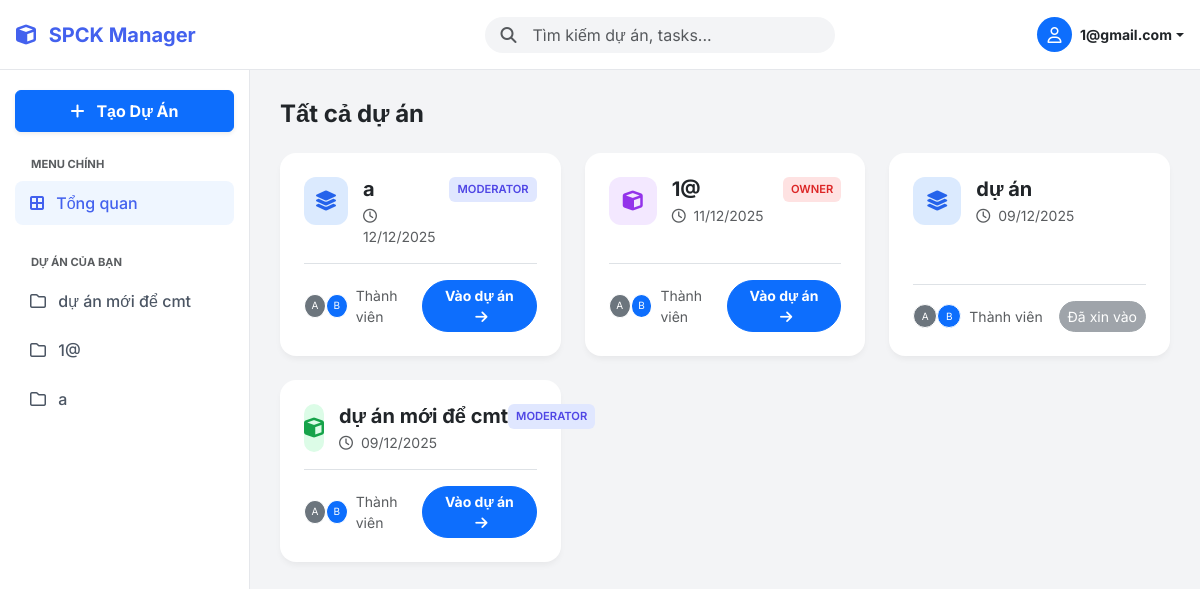
/dashboard.php (signed in), run on the app's committed database.
### tables this page shows
CREATE TABLE `projects` (
  `id` int NOT NULL,
  `title` varchar(255) NOT NULL,
  `description` text,
  `created_at` timestamp NOT NULL DEFAULT CURRENT_TIMESTAMP
);

### dashboard.php (the view, shortened to what this page needs)
<?php
require 'config.php';
$user_id = $_SESSION['user_id'];
$search_query = "";
$all_projects = [];
if (isset($_GET['q']) && !empty($_GET['q'])) {
    $search_query = trim($_GET['q']);
    $term = "%" . $search_query . "%";
    $stmt_search = $conn->prepare("SELECT * FROM projects WHERE title LIKE ? OR description LIKE ? ORDER BY created_at DESC");
    $stmt_search->bind_param("ss", $term, $term);
    $stmt_search->execute();
    $all_projects = $stmt_search->get_result()->fetch_all(MYSQLI_ASSOC);
} else {
    $all_projects = $conn->query("SELECT * FROM projects ORDER BY created_at DESC")->fetch_all(MYSQLI_ASSOC);
}
$stmt_my_pj = $conn->prepare("SELECT p.id, p.title FROM projects p JOIN project_members pm ON p.id = pm.project_id WHERE pm.user_id = ?");
$stmt_my_pj->bind_param("i", $user_id);
$stmt_my_pj->execute();
$my_projects_list = $stmt_my_pj->get_result()->fetch_all(MYSQLI_ASSOC);
$view_project_id = isset($_GET['view_project_id']) ? $_GET['view_project_id'] : null;
$projects_to_show = [];
if ($view_project_id) {
    $stmt_one = $conn->prepare("SELECT * FROM projects WHERE id = ?");
    $stmt_one->bind_param("i", $view_project_id);
    $stmt_one->execute();
    $res_one = $stmt_one->get_result();
    if($res_one->num_rows > 0) {
        $projects_to_show[] = $res_one->fetch_assoc();
    }
} else {
    $projects_to_show = $all_projects;
}
$my_roles = [];
$stmt = $conn->prepare("SELECT project_id, role FROM project_members WHERE user_id = ?");
$stmt->bind_param("i", $user_id);
$stmt->execute();
$res = $stmt->get_result();
while ($row = $res->fetch_assoc()) $my_roles[$row['project_id']] = strtolower(trim($row['role']));
$my_requests = [];
$stmt = $conn->prepare("SELECT project_id, status FROM project_requests WHERE user_id = ?");
$stmt->bind_param("i", $user_id);
$stmt->execute();
$res = $stmt->get_result();
while ($row = $res->fetch_assoc()) $my_requests[$row['project_id']] = $row['status'];
?>
<!DOCTYPE html>
<html lang="vi">
<head>
    <link href="https://cdn.jsdelivr.net/npm/bootstrap@5.3.0/dist/css/bootstrap.min.css" rel="stylesheet">
    <link rel="stylesheet" href="https://cdnjs.cloudflare.com/ajax/libs/font-awesome/6.4.0/css/all.min.css">
</head>
<body>
    <nav class="navbar fixed-top px-3">
        <div class="d-flex align-items-center">
            <a class="navbar-brand text-start" href="dashboard.php">
                <i class="fa-solid fa-cube me-2"></i> SPCK Manager
            </a>
        </div>
        <div class="search-bar d-none d-md-block mx-auto">
            <form action="dashboard.php" method="GET" class="position-relative">
                <i class="fa-solid fa-magnifying-glass position-absolute top-50 start-0 translate-middle-y ms-3 text-muted"></i>
                <input type="text" name="q" class="form-control rounded-pill ps-5"
                       placeholder="Tìm kiếm dự án, tasks..."
                       value="<?= htmlspecialchars($search_query) ?>">
            </form>
        </div>
        <div class="d-flex align-items-center gap-3">
            <div class="dropdown">
                <a href="#" class="d-flex align-items-center text-decoration-none text-dark dropdown-toggle" data-bs-toggle="dropdown">
                    <div class="bg-primary text-white rounded-circle d-flex align-items-center justify-content-center me-2" style="width: 35px; height: 35px;">
                        <i class="fa-regular fa-user"></i>
                    </div>
                    <span class="d-none d-sm-inline small fw-bold"><?= htmlspecialchars($_SESSION['user_email']) ?></span>
                </a>
            </div>
        </div>
    </nav>
    <nav class="sidebar">
        <div class="d-grid mb-4">
            <button class="btn btn-primary fw-bold py-2 shadow-sm" data-bs-toggle="modal" data-bs-target="#createProjectModal">
                <i class="fa-solid fa-plus me-2"></i> Tạo Dự Án
            </button>
        </div>
        <small class="text-uppercase text-muted fw-bold ps-3 mb-2 d-block" style="font-size: 0.7rem;">Menu Chính</small>
        <div class="nav flex-column mb-4">
            <a href="dashboard.php" class="nav-link <?= (!$view_project_id && $search_query == '') ? 'active' : '' ?>">
                <i class="fa-solid fa-border-all me-2"></i> Tổng quan
            </a>
        </div>
        <small class="text-uppercase text-muted fw-bold ps-3 mb-2 d-block" style="font-size: 0.7rem;">Dự án của bạn</small>
        <div class="nav flex-column">
            <?php foreach($my_projects_list as $mp): ?>
                <a class="nav-link <?= ($view_project_id == $mp['id']) ? 'active' : '' ?>" href="dashboard.php?view_project_id=<?= $mp['id'] ?>">
                    <i class="fa-regular fa-folder me-2"></i> <?= htmlspecialchars($mp['title']) ?>
                </a>
            <?php endforeach; ?>
        </div>
    </nav>
    <main class="main-content">
        <div class="d-flex justify-content-between align-items-center mb-4">
            <h4 class="fw-bold m-0 text-dark">
                <?php if($view_project_id): ?>
                    <a href="dashboard.php" class="text-muted text-decoration-none fw-normal">Dự án /</a> Chi tiết
                <?php elseif($search_query): ?>
                    Kết quả tìm kiếm: "<?= htmlspecialchars($search_query) ?>"
                <?php else: ?>
                    Tất cả dự án
                <?php endif; ?>
            </h4>
        </div>
        <?php if (empty($projects_to_show)): ?>
            <div class="text-center py-5 text-muted">
                <i class="fa-solid fa-magnifying-glass fa-2x mb-3 opacity-25"></i>
                <p>Không tìm thấy dự án nào.</p>
            </div>
        <?php else: ?>
            <?php if (!$view_project_id): ?>
                <div class="row g-4">
                    <?php foreach ($projects_to_show as $pj):
                        $pj_id = $pj['id'];
                        $my_role = $my_roles[$pj_id] ?? null;
                        $icon_bg = ($pj_id % 2 == 0) ? 'icon-blue' : (($pj_id % 3 == 0) ? 'icon-green' : 'icon-purple');
                        $icon_class = ($pj_id % 2 == 0) ? 'fa-layer-group' : 'fa-cube';
                        $badge_cls = match($my_role) {
                            'owner' => 'badge-owner', 'moderator' => 'badge-mod', 'contributor' => 'badge-contrib', default => 'badge-viewer'
                        };
                    ?>
                    <div class="col-md-6 col-xl-4">
                        <div class="project-card p-4 h-100 d-flex flex-column position-relative">
                            <div class="d-flex align-items-start mb-3">
                                <div class="project-icon <?= $icon_bg ?>">
                                    <i class="fa-solid <?= $icon_class ?>"></i>
                                </div>
                                <div class="flex-grow-1">
                                    <h5 class="fw-bold text-dark mb-1 text-truncate"><?= htmlspecialchars($pj['title']) ?></h5>
                                    <div class="text-muted small"><i class="fa-regular fa-clock me-1"></i> <?= date('d/m/Y', strtotime($pj['created_at'])) ?></div>
                                </div>
                                <?php if($my_role): ?>
                                    <span class="badge-role <?= $badge_cls ?>"><?= ucfirst($my_role) ?></span>
                                <?php endif; ?>
                            </div>
                            <div class="mt-auto pt-3 border-top d-flex justify-content-between align-items-center">
                                <div class="d-flex align-items-center">
                                    <div class="bg-secondary text-white rounded-circle small d-flex align-items-center justify-content-center border border-white" style="width:24px;height:24px;font-size:10px;">A</div>
                                    <div class="bg-primary text-white rounded-circle small d-flex align-items-center justify-content-center border border-white ms-n2" style="width:24px;height:24px;font-size:10px;">B</div>
                                    <span class="ms-2 small text-muted">Thành viên</span>
                                </div>
                                <?php if ($my_role): ?>
                                    <a href="dashboard.php?view_project_id=<?= $pj_id ?>" class="btn btn-sm btn-primary rounded-pill px-3 fw-bold stretched-link">
                                        Vào dự án <i class="fa-solid fa-arrow-right ms-1"></i>
                                    </a>
                                <?php else: ?>
                                    <?php if (isset($my_requests[$pj_id]) && $my_requests[$pj_id] == 'pending'): ?>
                                        <button class="btn btn-sm btn-secondary rounded-pill disabled">Đã xin vào</button>
                                    <?php endif; ?>
                                <?php endif; ?>
                            </div>
                        </div>
                    </div>
                    <?php endforeach; ?>
                </div>
            <?php endif; ?>
        <?php endif; ?>
    </main>
</body>
</html>

### dashboard.php (style rules this page uses)
:root { --primary-color: #4361ee; --bg-light: #f3f4f6; --sidebar-width: 250px; }
body { font-family: 'Inter', sans-serif; background-color: var(--bg-light); color: #1f2937; }
.navbar { background: #ffffff; height: 70px; border-bottom: 1px solid #e5e7eb; }
.navbar-brand { font-weight: 700; color: var(--primary-color) !important; width: var(--sidebar-width); text-align: center; }
.search-bar input { background-color: #f3f4f6; border: none; width: 350px; transition: all 0.3s; }
.sidebar { width: var(--sidebar-width); background: #fff; position: fixed; top: 70px; bottom: 0; left: 0; border-right: 1px solid #e5e7eb; padding: 20px 15px; overflow-y: auto; z-index: 1000; }
.main-content { margin-left: var(--sidebar-width); margin-top: 70px; padding: 30px; }
.nav-link { color: #4b5563; border-radius: 8px; padding: 10px 15px; font-weight: 500; margin-bottom: 5px; }
.nav-link:hover, .nav-link.active { background-color: #eff6ff; color: var(--primary-color); }
.project-card { border: none; border-radius: 16px; background: #fff; box-shadow: 0 4px 6px -1px rgba(0, 0, 0, 0.05); transition: transform 0.2s, box-shadow 0.2s; cursor: pointer; text-decoration: none; color: inherit; }
.project-icon { width: 48px; height: 48px; border-radius: 12px; display: flex; align-items: center; justify-content: center; font-size: 1.25rem; margin-right: 15px; }
.icon-blue { background: #dbeafe; color: #2563eb; }
.icon-purple { background: #f3e8ff; color: #9333ea; }
.icon-green { background: #dcfce7; color: #16a34a; }
.badge-role { font-size: 0.7rem; padding: 4px 8px; border-radius: 6px; text-transform: uppercase; font-weight: 600; }
.badge-owner { background: #fee2e2; color: #dc2626; }
.badge-mod { background: #e0e7ff; color: #4f46e5; }

### data on the page
projects: title "dự án mới để cmt"
projects: title "1@"
projects: title "a"
projects: title "dự án", created_at "09/12/2025", shows "Đã xin vào"

### other printed values
$_SESSION['user_email'] "1@gmail.com"
